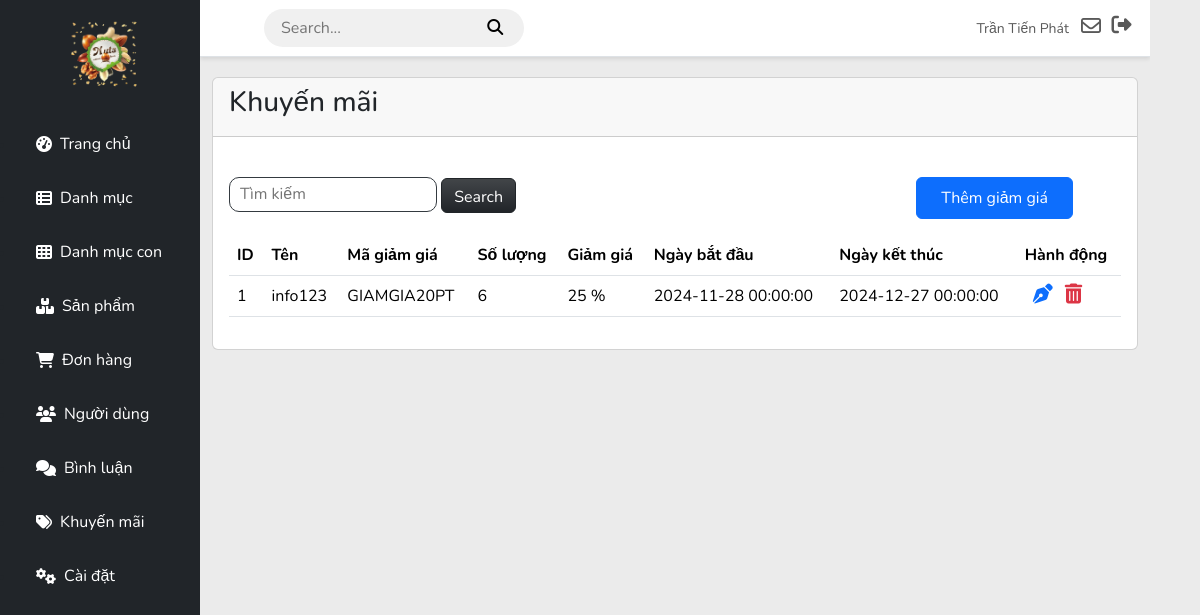
The app's page /admin/coupons/list.php (signed in) with its own data.
### tables this page shows
CREATE TABLE `users` (
  `username` varchar(250) NOT NULL,
  `phone` varchar(10) NOT NULL,
  `email` varchar(250) NOT NULL,
  `role` varchar(250) NOT NULL,
  `status` varchar(250) NOT NULL,
  `image` varchar(250) NOT NULL DEFAULT 'default.jpg',
  `password` varchar(250) NOT NULL,
  `idUser` int(11) NOT NULL,
  `name` varchar(250) NOT NULL,
  `token` int(11) NOT NULL,
  `otpCreated` int(11) NOT NULL,
  `otp` int(11) NOT NULL
);

CREATE TABLE `coupons` (
  `codeCoupon` varchar(250) NOT NULL,
  `nameCoupon` varchar(250) NOT NULL,
  `idCoupon` int(11) NOT NULL,
  `discount` int(11) NOT NULL,
  `startDate` datetime NOT NULL,
  `endDate` datetime NOT NULL,
  `quantityCoupon` int(11) NOT NULL
);

### client/DBUntil.php (called while the page is built, shortened)
<?php
include "Database.php";
class DBUntil
{
    private $connection = null;
    function __construct()
    {
        $db = new Database(HOST, USERNAME, PASSWORD, DB_NAME);
        $this->connection = $db->getConnection();
    }
    public function select($sql, $params = [])
    {
        $stmt = $this->connection->prepare($sql);
        $stmt->execute($params);
        $stmt->setFetchMode(PDO::FETCH_ASSOC);
        return $stmt->fetchAll();
    }
}

### client/Database.php (called while the page is built, shortened)
<?php
class Database
{
    private $host;
    private $username;
    private $password;
    private $dbname;
    public function __construct($host, $username, $password, $dbname)
    {
        $this->host = $host;
        $this->username = $username;
        $this->password = $password;
        $this->dbname = $dbname;
    }
    public function getConnection()
    {
        try {
            $url = "mysql:host=" . $this->host . ";dbname=" . $this->dbname;
            $this->connection = new PDO($url, $this->username, $this->password);
            $this->connection->setAttribute(PDO::ATTR_ERRMODE, PDO::ERRMODE_EXCEPTION);
            return $this->connection;
        } catch (\Exception $e) {
            echo "Error: " . $e->getMessage();
            return null;
        }
    }
}

### admin/coupons/list.php (the view, shortened to what this page needs)
<?php
include_once('../../client/DBUntil.php');
$dbHelper = new DBUntil();
$searchTerm = isset($_GET['search']) ? trim($_GET['search']) : "";
$coupons = [];
if (!empty($searchTerm)) {
    $coupons = $dbHelper->select("SELECT * FROM coupons WHERE nameCoupon LIKE ?", array('%' . $searchTerm . '%'));
} else {
    $coupons = $dbHelper->select("SELECT * FROM coupons");
}
?>
<!DOCTYPE html>
<html lang="en">
<?php include "../includes/head.php" ?>
<body>
    <div id="wrapper">
        <?php include "../includes/sidebar.php" ?>
        <div id="content">
            <?php include "../includes/nav.php" ?>
            <div class="container-fluid">
                <div class="row">
                    <div class="col-md-12">
                        <div class="card">
                            <div class="card-header">
                                <h3 class="card-title">Khuyến mãi</h3>
                            </div>
                            <div class="card-body">
                            <div class="d-flex justify-content-between mt-4">
                                    <div class="search-items">
                                        <form method="GET">
                                            <input class="input-search mb-3" type="search" name="search" id="search"
                                                placeholder="Tìm kiếm" style="height: 35px;">
                                            <button type="submit" class="btn btn-dark bg-gradient text-white"
                                                style="height: 35px">Search</button>
                                        </form>
                                    </div>
                                    <div class="add-category">
                                        <a href="./add.php" class="btn btn-primary px-4 mb-3 mx-5 py-2">Thêm giảm giá</a>
                                    </div>
                                </div>
                                <table class="table" style="width: 100%;">
                                    <thead>
                                        <tr>
                                            <th>ID</th>
                                            <th>Tên</th>
                                            <th>Mã giảm giá</th>
                                            <th>Số lượng</th>
                                            <th>Giảm giá</th>
                                            <th>Ngày bắt đầu</th>
                                            <th>Ngày kết thúc</th>
                                            <th>Hành động</th>
                                        </tr>
                                    </thead>
                                    <tbody>
                                        <?php
                                            foreach ($coupons as $items) {
                                        ?>
                                        <tr>
                                            <td><?php echo $items['idCoupon']?></td>
                                            <td><?php echo $items['nameCoupon']?></td>
                                            <td><?php echo $items['codeCoupon']?></td>
                                            <td><?php echo $items['quantityCoupon']?></td>
                                            <td><?php echo $items['discount']?> %</td>
                                            <td><?php echo $items['startDate']?></td>
                                            <td><?php echo $items['endDate']?></td>
                                            <td>
                                                <div class="action">
                                                    <a href="update.php?id=<?php echo $items['idCoupon']; ?>"
                                                        class="update_coupons text-decoration-none fw-bold mx-2" ><i class="fs-5 fa-solid fa-pen-nib"></i></a>
                                                        <a href="javascript:void(0);"
                                                        class="remove_categories fw-bold text-danger text-decoration-none"
                                                        onclick="confirmDelete('<?php echo $items['idCoupon'] ?>')"><i class="fs-5 fa-solid fa-trash-can"></i></a>
                                            </td>
                                                </div>
                                        <?php }?>
                            </div>
                        </div>
                    </div>
                </div>
            </div>
        </div>
</body>
</html>

### admin/includes/nav.php (shortened to what this page needs)
<?php
    $dbHelper = new DBUntil();
    $idUser = $_SESSION['idUser'] ?? null;
    $users = $dbHelper->select("SELECT * FROM users WHERE idUser = $idUser") ?? null;
    $name = $users[0]['name'] ?? null;
?>
<nav class="navbar">
    <div class="search-nav mx-5">
        <form action>
            <input type="search" name="search" id="search" placeholder="Search...">
            <button>
                <i class="fa-solid fa-search"></i>
            </button>
        </form>
    </div>
    <ul class="navbar-nav ml-auto">
        <li class="nav-item  no-arrow d-flex align-items-center mr-3">
            <a class="nav-link" href="#" id="user" aria-haspopup="true" aria-expanded="false">
                <span class="mr-2 d-none d-lg-inline text-gray-600 small "><?php echo $name ?></span>
                <i class="fa-regular fa-envelope text-gray-400 fs-5 mr-2 mx-2"></i>
            </a>
            <div class="logout">
                <a class="nav-link" href="../../client/index.php" data-toggle="modal" data-target="#logoutModal">
                    <i class="fas fa-sign-out-alt fa-sm fa-fw fs-5 mr-2 text-gray-400"></i>
                </a>
            </div>
        </li>
    </ul>
</nav>

### admin/css/style.css (style rules this page uses)
body { font-family: 'Nunito', sans-serif; background-color: #ebebeb; margin: 0; padding: 0; }
#wrapper { display: flex; width: 100%; align-items: stretch; }
.navbar { background-color: #ffffff !important; box-shadow: 0 2px 4px rgba(0, 0, 0, 0.1); border-bottom: 1px solid #dee2e6; padding: 0.5rem 1rem; width: 100%; }
#content { margin-left: 200px; width: calc(100% - 250px); overflow-y: auto; }
.container-fluid { padding-top: 20px; }
.search-nav input { background-color: transparent; border: none; }
.search-nav button { background-color: transparent; border: none; }
.search-nav { padding: 6px 15px; background-color: #F0F0F0; border-radius: 20px; }
.search-items form input[type="search"] { background-color: transparent; border-radius: 10px; border: 0.5px solid #343a40; padding-left: 10px; }

### records on screen
users: name "Trần Tiến Phát"
coupons: idCoupon "1", nameCoupon "info123", codeCoupon "GIAMGIA20PT", quantityCoupon "6", discount "25", startDate "2024-11-28 00:00:00", endDate "2024-12-27 00:00:00"
